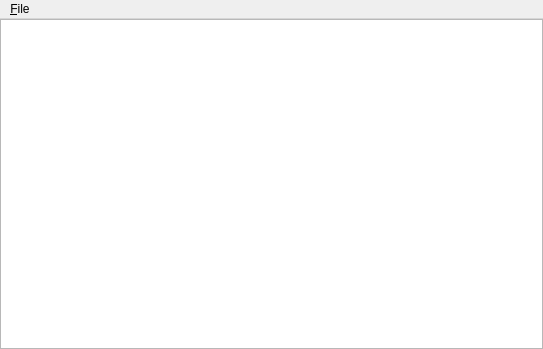
<?xml version="1.0" encoding="UTF-8"?>
<ui version="4.0">
 <class>MDViewerClass</class>
 <widget class="QMainWindow" name="MDViewerClass">
  <property name="geometry">
   <rect>
    <x>0</x>
    <y>0</y>
    <width>543</width>
    <height>349</height>
   </rect>
  </property>
  <property name="windowTitle">
   <string>MDViewer</string>
  </property>
  <widget class="QWidget" name="centralWidget">
   <layout class="QHBoxLayout" name="horizontalLayout">
    <item>
     <widget class="QTextBrowser" name="textBrowser">
      <property name="lineWrapMode">
       <enum>QTextEdit::LineWrapMode::NoWrap</enum>
      </property>
     </widget>
    </item>
   </layout>
  </widget>
  <widget class="QMenuBar" name="menuBar">
   <property name="geometry">
    <rect>
     <x>0</x>
     <y>0</y>
     <width>543</width>
     <height>21</height>
    </rect>
   </property>
   <widget class="QMenu" name="menuFile">
    <property name="title">
     <string>&amp;File</string>
    </property>
    <addaction name="actionLoad"/>
    <addaction name="separator"/>
    <addaction name="actionAbout"/>
   </widget>
   <addaction name="menuFile"/>
  </widget>
  <action name="actionLoad">
   <property name="text">
    <string>Load</string>
   </property>
  </action>
  <action name="actionAbout">
   <property name="text">
    <string>About</string>
   </property>
  </action>
 </widget>
 <layoutdefault spacing="6" margin="0"/>
 <resources>
  <include location="MDViewer.qrc"/>
 </resources>
 <connections/>
</ui>
